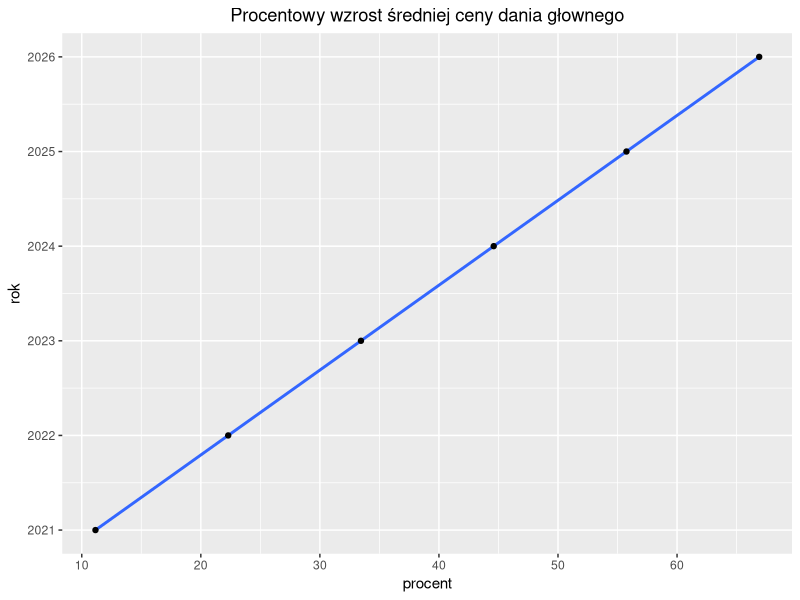

This figure's R source:
library(tidyverse)
library(dplyr)

### 

menu = read.csv("menu.csv", encoding = "UTF-8")
menu

class(menu)
attributes(menu)

menu_stare = read.csv("stare_menu.csv", encoding = "UTF-8")
menu_stare


#Prognoza wzrostu cen w przeciągu najbliższych lat (na podstawie zmiany średniej cen dań głównych na przestrzeni 6 miesięcy) 

nowe_ceny = mean(menu$CENA[1:41])
nowe_ceny
stare_ceny = mean(menu_stare$CENA)
stare_ceny
wzrost_procentowy = 100 - (stare_ceny/nowe_ceny)*100
wzrost_procentowy
wzrost_roczny=11.15
prognoza =  c(wzrost_roczny, wzrost_roczny+11.15, wzrost_roczny+(2*11.15), wzrost_roczny+(3*11.15), wzrost_roczny+(4*11.15), wzrost_roczny+(5*11.15))
lata= (2021.5:2026) 
lata

wzrost_cen = data.frame(procent = c(wzrost_roczny, wzrost_roczny+11.15, wzrost_roczny+(2*11.15), wzrost_roczny+(3*11.15), wzrost_roczny+(4*11.15), wzrost_roczny+(5*11.15)),
                   rok = 2021:2026)


wzrost_cen

ggplot(wzrost_cen, aes(x=procent,
                 y=rok)) + stat_smooth()  + geom_point() +ggtitle("Procentowy wzrost średniej ceny dania głownego")+theme(plot.title=element_text(hjust=0.5))


##
#funkcje pozwalające na wyodrębnienie ceny najtańszego i najgroższego elementu z danej kategorii 
 
najtańsze = function(kategoria){
  if (kategoria == "N"){
    min(menu$CENA[menu$ID == "N"])}
  else if (kategoria == "O"){
    min(menu$CENA[menu$ID == "O"])}
  else if (kategoria == "P"){
    min(menu$CENA[menu$ID == "P"])}
  else if (kategoria == "PR"){
    min(menu$CENA[menu$ID == "PR"])}
  else if (kategoria == "DS"){
    min(menu$CENA[menu$ID == "DS"])}
  else if (kategoria == "D"){
    min(menu$CENA[menu$ID == "D"])}
  else if (kategoria == "S"){
    min(menu$CENA[menu$ID == "S"])}
  
}

najtańsze("N")

###

najdroższe = function(kategoria){
  if (kategoria == "N"){
  max(menu$CENA[menu$ID == "N"])}
  else if (kategoria == "O"){
  max(menu$CENA[menu$ID == "O"])}
  else if (kategoria == "P"){
  max(menu$CENA[menu$ID == "P"])}
  else if (kateoria == "PR"){
  max(menu$CENA[menu$ID == "PR"])}
  else if (kategoria == "DS"){
  max(menu$CENA[menu$ID == "DS"])}
  else if (kategoria == "D"){
  max(menu$CENA[menu$ID == "D"])}
  else if (kategoria == "S"){
  max(menu$CENA[menu$ID == "S"])}
}
  
najdroższe("O")




#funkcja pozwalająca na wyodrębnienie pozycji wegetariańskich 


Wege = function(kategoria){
    if (kategoria == "O"){
    menu$NAZWA[menu$ID == "O" & menu$WEGE == "W"]}
    else if (kategoria == "P"){
    menu$NAZWA[menu$ID == "P" & menu$WEGE == "W"]}
    else if (kategoria == "PR"){
    menu$NAZWA[menu$ID == "PR" & menu$WEGE == "W"]}
    else if (kategoria == "DS"){
    menu$NAZWA[menu$ID == "DS"& menu$WEGE == "W"]}
    else if (kategoria == "D"){
    menu$NAZWA[ menu$ID == "D" &menu$WEGE == "W"]}
    else if (kategoria == "S"){
    menu$NAZWA[menu$ID == "S" & menu$WEGE == "W"] }
    }
  
Wege("S")




#Funkcja pozwalająca sprawdzić użytkownikowi na jakie produkty z danej kategorii go stać 

na_co_wystarczy = function(kategoria, kwota){
  
  if (kategoria == "N"){
    menu$NAZWA[menu$CENA <= kwota &  menu$ID == "N"]}
  else if (kategoria == "O"){
    menu$NAZWA[menu$CENA <= kwota &  menu$ID == "O"]}
  else if (kategoria == "P"){
    menu$NAZWA[menu$CENA <= kwota &  menu$ID == "P"]}
  else if (kategoria == "PR"){
    menu$NAZWA[menu$CENA <= kwota &  menu$ID == "PR"]}
  else if (kategoria == "DS"){
    menu$NAZWA[menu$CENA <= kwota &  menu$ID == "DS"]}
  else if (kategoria == "D"){
    menu$NAZWA[menu$CENA <= kwota &  menu$ID == "D"]}
  else if (kategoria == "S"){
    menu$NAZWA[menu$CENA <= kwota &  menu$ID == "S"]}
  else if (!is.character(kwota)){
    print("Masz do wyboru kategorie: 'O' -obiad, 'P' - Pizza, 'S' - śniadanie, 'PR' - przekąska słona, 'DR' - deser, 'D' - dodatki, 'N' - Napój.")
  }
  
}
na_co_wystarczy("D", 2)



#ZESTAW 
#ZESTAW 

#funckja pozwalająca wylosować użytkownikowi zestaw na podstawie wybranych przez niego kategorii 

zestaw = function(kwota){
  for (i in menu) {
    
    X = sample(menu$NAZWA[menu$ID == "O"],1)
    Y = sample(menu$NAZWA[menu$ID == "DS"],1)
    Z = sample(menu$NAZWA[menu$ID == "N"],1)
    losowanie = sum(menu$CENA[menu$NAZWA == X],menu$CENA[menu$NAZWA == Y],menu$CENA[menu$NAZWA == Z])
    if(losowanie <= kwota){
      cat(c(X,Y,Z), sep= ", ") 
      break
    }
  }}

zestaw(20)


#zestaw_wege

#funckja pozwalająca wylosować użytkownikowi zestaw wegetariański na podstawie wybranych przez niego kategorii 

zestaw_wege = function(kwota){
  for (i in menu) {
    
    X = sample(menu$NAZWA[menu$ID == "O" & menu$WEGE == "W"],1)
    Y = sample(menu$NAZWA[menu$ID == "DS" & menu$WEGE == "W"],1)
    Z = sample(menu$NAZWA[menu$ID == "N" & menu$WEGE == "W"],1)
    losowanie = sum(menu$CENA[menu$NAZWA == X],menu$CENA[menu$NAZWA == Y],menu$CENA[menu$NAZWA == Z])
    if(losowanie <= kwota){
      cat(c(X,Y,Z), sep= ", ") 
      break
    }   
  }}

zestaw_wege(20)












